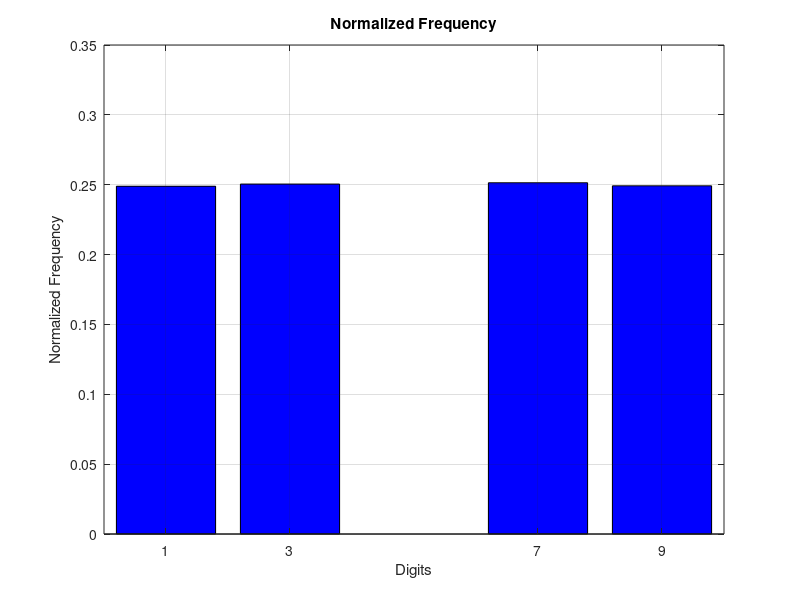

Here is the MATLAB script that generated this plot:
 range = 1e5 ;  % given range
 prime_numbers = primes(range) ; % primes function generates prime numbers in given range 
 last_digits_prime_no= rem(prime_numbers, 10) ; %array of last digits of generated prime numbers
 last_digit = [1, 3, 7, 9] ; % 1, 3, 7, 9 can be the last digits of a prime number
 
 % Counting the frequency

  frequency = zeros(size(last_digit));
  for i = 1:length(last_digit)
        b = 0;
      for j = 1:length(last_digits_prime_no)
          if last_digits_prime_no(j) == last_digit(i)
             b = b + 1;
          end
      end
      frequency(i) = b;
  end
 
 % Normalizing the frequency

  norm_frequency = zeros(size(frequency)); % initializing array of normalized frequencies 
 for i = 1: length(frequency)
     norm_frequency(i) = frequency(i)/sum(frequency);
 end
 
 %Plotting the bar graph
 figure;
 bar(last_digit, norm_frequency, 'b');
 xlabel('Digits');
 ylabel('Normalized Frequency');
 title('Normalized Frequency');
 grid on;

 for i = 1 :length(last_digit)
     fprintf('frequency of last digit to be %d is:-> %d\n',last_digit(i), norm_frequency(i));
 end